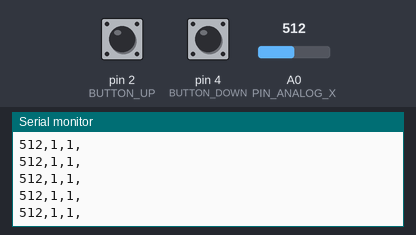
A sketch run on a simulated Arduino Uno, built with avr-gcc and run on an emulated ATmega328P. Parts: the last lines printed to the serial monitor. Inputs (shaded band) come from the test bench; at power-on: A0 (PIN_ANALOG_X) = 512, pin 2 (BUTTON_UP) HIGH, pin 4 (BUTTON_DOWN) HIGH. No radio packets arrive unless stated.

Above: at 1.2 s.
1.3 s: A0 (PIN_ANALOG_X) set to 716
At 1.34 s:
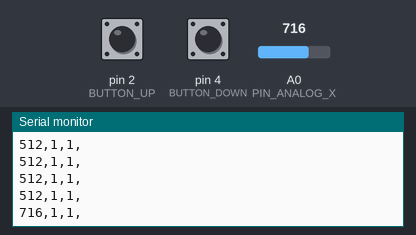
2.8 s: pin 2 (BUTTON_UP) pulled LOW for 0.15 s
4.4 s: pin 4 (BUTTON_DOWN) pulled LOW for 0.15 s
At 4.5 s:
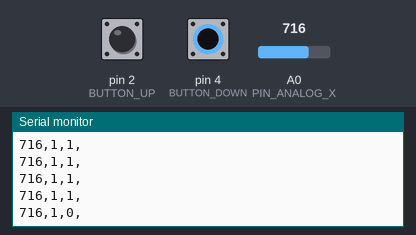
6.0 s: A0 (PIN_ANALOG_X) set to 900
At 6.03 s:
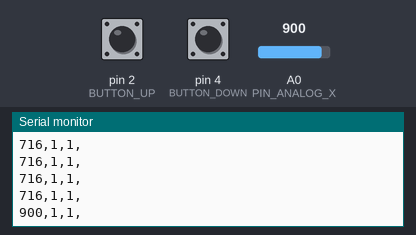
7.5 s: pin 2 (BUTTON_UP) pulled LOW for 1 s
At 7.56 s:
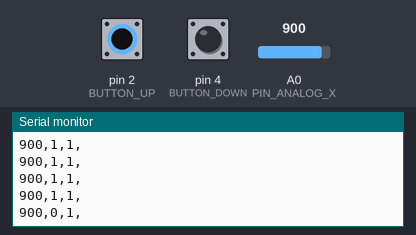
10.0 s: pin 4 (BUTTON_DOWN) pulled LOW for 1 s
At 10.21 s:
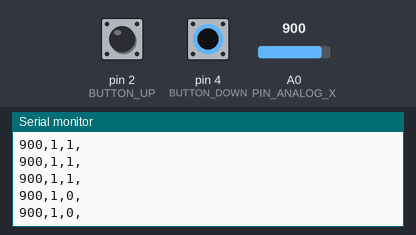
Timing chart, 0 to 13.0 s (numbered marks = the images above; inputs shaded):
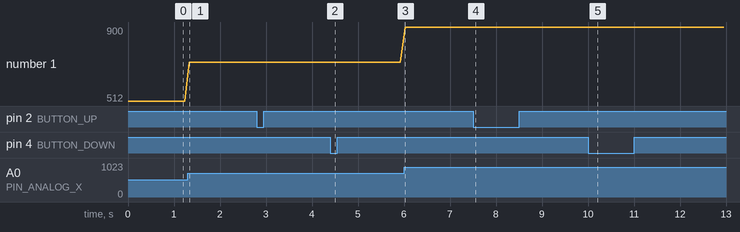

Measured:
- after the input at 1.3 s, the serial monitor: prints a new line at once (image 1)
- after the input at 4.4 s, the serial monitor: prints a new line after 0.09 s (image 2)
- after the input at 6.0 s, the serial monitor: prints a new line at once (image 3)
- after the input at 7.5 s, the serial monitor: prints a new line after 0.05 s (image 4)
- after the input at 10.0 s, the serial monitor: prints a new line after 0.10 s (image 5)
- plotted number 1: 512 → 716 after the input at 1.3 s, 716 → 900 after the input at 6.0 s

The sketch:

Funduino_Generic_NRF24.ino
```cpp
#include <SPI.h>
#include "printf.h"
#include "RF24.h"

#define CE_PIN 9
#define CSN_PIN 10

#define BUTTON_UP 2
#define BUTTON_RIGHT 3
#define BUTTON_DOWN  4
#define BUTTON_LEFT 5
#define BUTTON_E 6
#define BUTTON_F  7
#define BUTTON_K 8
#define PIN_ANALOG_X 0
#define PIN_ANALOG_Y  1

#define DELAY 100

RF24 radio(CE_PIN, CSN_PIN);// instantiate an object for the nRF24L01 transceiver

const byte address[6] = "00001";

void setup() {

 Serial.begin(9600);

 radio.begin();
 radio.openWritingPipe(address);
 radio.setPALevel(RF24_PA_MIN);
 radio.stopListening();

 pinMode(BUTTON_UP, INPUT_PULLUP);
 pinMode(BUTTON_RIGHT, INPUT_PULLUP);
 pinMode(BUTTON_DOWN, INPUT_PULLUP);
 pinMode(BUTTON_LEFT, INPUT_PULLUP);
 pinMode(BUTTON_E, INPUT_PULLUP);
 pinMode(BUTTON_F, INPUT_PULLUP);
 pinMode(BUTTON_K, INPUT_PULLUP);

}


void loop() {

  const char text1[] = "X:";
  const char text2[] = "Y:";
  const char text3[] = "UP:";
  const char text4[] = "DOWN:";
  const char text5[] = ",";

  String message;
  //message.concat(text1);
  message.concat(analogRead(PIN_ANALOG_X));
  message.concat(text5);
  //message.concat(text2);
  //message.concat(analogRead(PIN_ANALOG_Y));
  //message.concat(text5);
  //Serial.println(message);

  //message.concat(text3);
  message.concat(digitalRead(BUTTON_UP));
  message.concat(text5);
  //message.concat(text4);
  message.concat(digitalRead(BUTTON_DOWN));
  message.concat(text5);


  Serial.println(message);

  char sendBuffer[32];

  message.toCharArray(sendBuffer, 32);
  radio.write(&sendBuffer, sizeof(sendBuffer));
  delay(DELAY);

}
```
